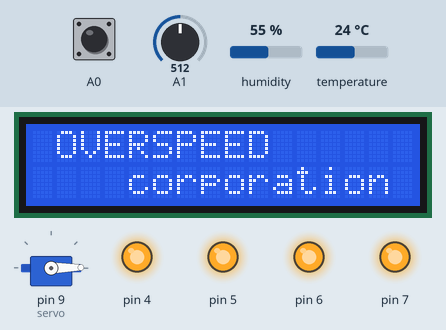
A sketch run on a simulated Arduino Uno, built with avr-gcc and run on an emulated ATmega328P. On the bench: 16×2 character LCD, servo, output pins drawn as LEDs (lit = HIGH). Inputs (shaded band) come from the test bench; at power-on: temperature 24 °C, A1 = 512, A0 HIGH, humidity 55 %. The local clock reads 2024-03-15 10:24:30 at power-on unless the sketch sets it.

Above: at 0.4 s.
At 5.5 s:
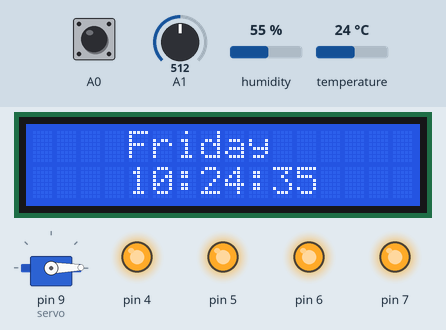
5.6 s: temperature set to 22 °C
At 7.0 s:
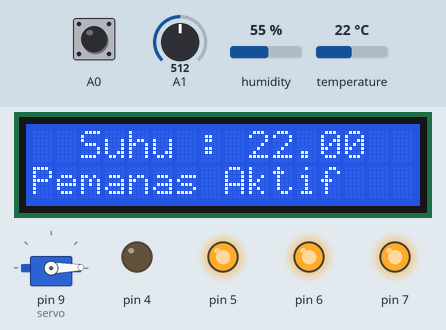
10.5 s: temperature set to 33 °C
At 14.8 s:
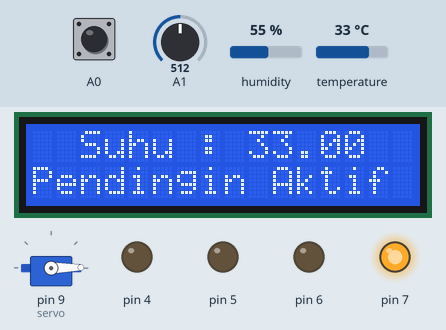
16.4 s: A1 set to 292
18.5 s: A1 set to 265
At 19.6 s:
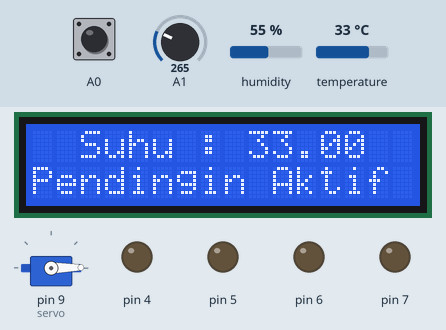
24.4 s: A0 pulled LOW for 0.15 s
25.1 s: temperature set to 31 °C
At 27.4 s:
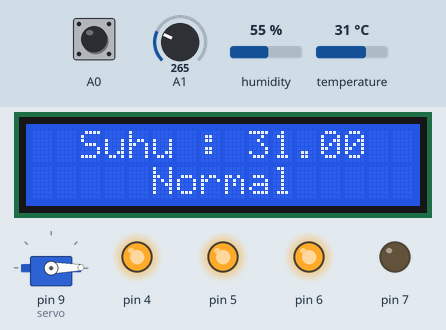
Timing chart, 0 to 28.9 s (numbered marks = the images above; inputs shaded):
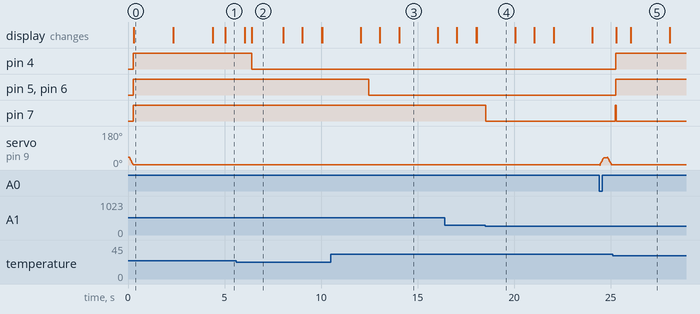

The sketch:

sketch_jul25a.ino
```cpp
#include <Wire.h>
#include <LiquidCrystal_I2C.h>
#include "DHT.h"
#include <DS3231.h>
#include <Servo.h>

#define waktu t.hour
#define pb digitalRead(A0)
#define water analogRead(A1)
#define suhu dht.readTemperature()
#define jam t.hour
#define menit t.min
#define detik t.sec
#define lon digitalWrite(4, LOW)
#define lof digitalWrite(4, HIGH)
#define ion digitalWrite(5, LOW)
#define iof digitalWrite(5, HIGH)
#define oon digitalWrite(6, LOW)
#define oof digitalWrite(6, HIGH)
#define son digitalWrite(7, LOW)
#define sof digitalWrite(7, HIGH)
//#define sopen servo.write(90)
//#define sclose servo.write(50)

LiquidCrystal_I2C lcd(0x27, 16, 2);
DHT dht(2, DHT11);
DS3231  rtc(SDA, SCL);
Servo servo;

float suhu_bawah = 24.00;
float suhu_atas = 32.00;

Time t;

boolean kon;

void setup() {
  Serial.begin(9600);
  lcd.begin();
  dht.begin();
  rtc.begin();

  servo.attach(9);

  pinMode(A0, INPUT_PULLUP);
  pinMode(A1, INPUT);
  pinMode(4, OUTPUT);
  pinMode(5, OUTPUT);
  pinMode(6, OUTPUT);
  pinMode(7, OUTPUT);

  sclose();
  lof; iof; oof; sof;

  lcd.clear();
  lcd.setCursor(0,0);
  lcd.print(" OVERSPEED      ");
  lcd.setCursor(0,1);
  lcd.print("    corporation ");
  delay(2000);
  lcd.clear();
  lcd.setCursor(0,0);
  lcd.print("  Kandang ayam  ");
  lcd.setCursor(0,1);
  lcd.print("     canggih    ");
  delay(2000);
  lcd.clear();
}

void loop(){
  t = rtc.getTime();

  if(!pb){
    sopen(); delay(200); son;
    while(!pb){}
    sclose();  delay(200); sof;
  }

  if(suhu < suhu_bawah){lon;}
  else if(suhu > suhu_atas){ion; oon;}
  else{lof; iof; oof;}

  if((millis()%4000) < 2000){
    lcd.setCursor(0,0);
    lcd.print("    ");
    lcd.print(rtc.getDOWStr());
    lcd.print("    ");
    lcd.setCursor(0,1);
    lcd.print("    ");
    lcd.print(rtc.getTimeStr());
    lcd.print("    ");
  }
  else{
    lcd.setCursor(0,0);
    lcd.print("  Suhu : ");
    lcd.print(suhu);
    lcd.print("  ");
    if(suhu < suhu_bawah){
      lcd.setCursor(0,1);
      lcd.print("Pemanas Aktif   ");
    }
    else if(suhu > suhu_atas){
      lcd.setCursor(0,1);
      lcd.print("Pendingin Aktif ");
    }
    else{
      lcd.setCursor(0,1);
      lcd.print("     Normal     ");
    }
  }

  if(waktu == 7 or waktu == 9 or waktu == 11 or waktu == 13 or waktu == 15){
    if(!kon){
      sopen;
      delay(3000);
      sclose;
    }
    kon = true;
  }
  else{kon = false;}

  if(water < 280){son;}
  else if(water > 320){sof;}
}

void sopen(){
  for(int i = 0; i < 40; i++){
    servo.write(i);
    delay(5);
  }
}

void sclose(){
  for(int i = 40; i > 0; i--){
    servo.write(i);
    delay(5);
  }
}
```

Measured:
- the behaviour switches between 24 and 23 °C on temperature (found by bisection; images 1 and 2)
- the behaviour switches between 280 and 279 on A1 (found by bisection; images 3 and 4)
- the behaviour switches between 33 and 32 °C on temperature (found by bisection; images 4 and 5)
- after the input at 5.6 s, pin 4: HIGH → LOW after 0.81 s; the display: first differs from a run without the input after 0.81 s (image 2 shows a later state)
- after the input at 10.5 s, pin 5, pin 6: HIGH → LOW after 2.0 s; the display: first differs from a run without the input after 3.5 s (image 3)
- after the input at 18.5 s, pin 7: HIGH → LOW at once
- after the input at 25.1 s, pin 4–6: LOW → HIGH after 0.16 s; the display: first differs from a run without the input after 0.94 s (image 5)
